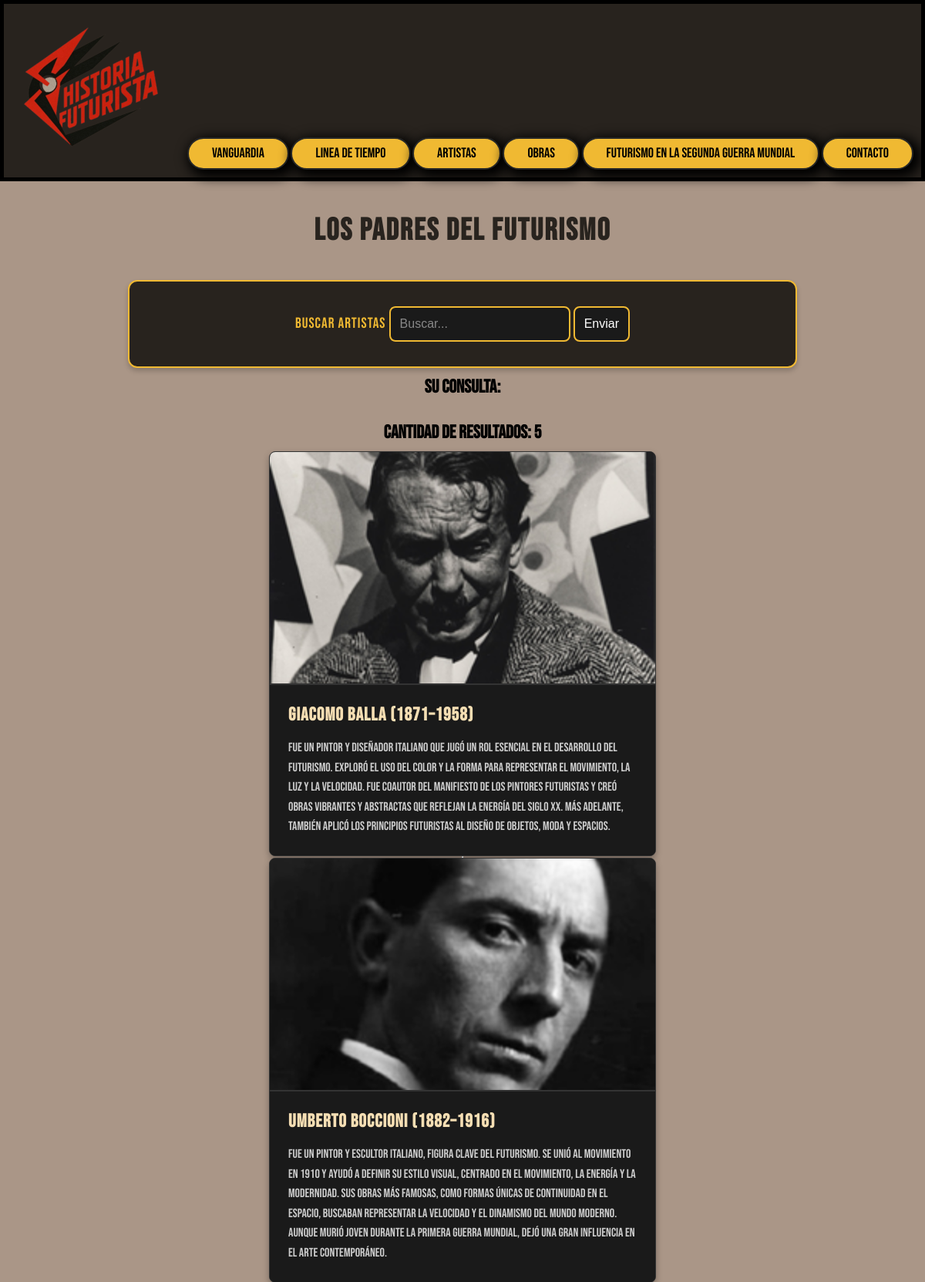
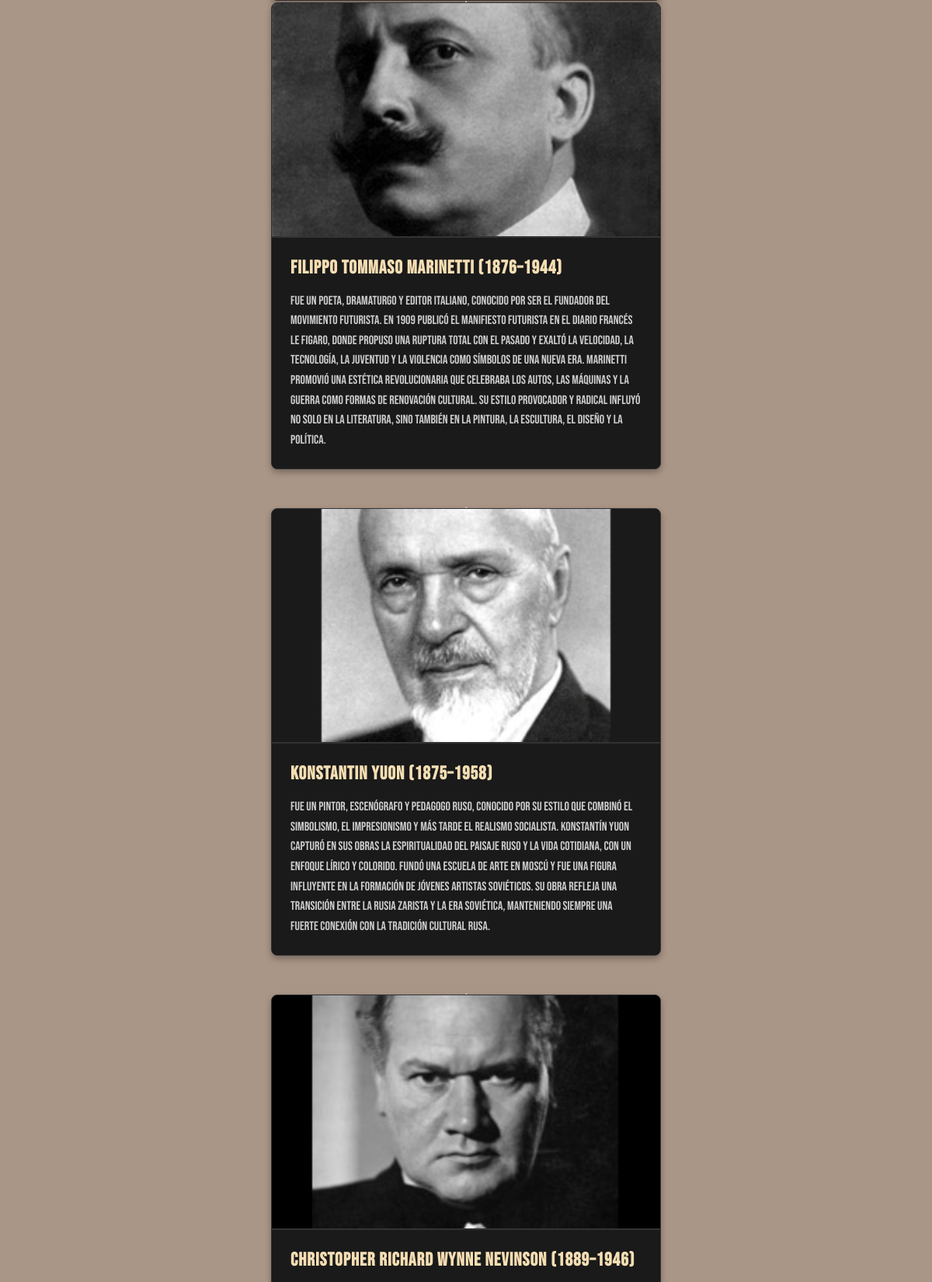
The app's page /resultados.php (upper part) with its own data (2 pictures, top to bottom).
### tables this page shows
CREATE TABLE `artistas` (
  `id` int(8) NOT NULL,
  `nombre` varchar(255) NOT NULL,
  `bio` text NOT NULL
);

### resultados.php (the view, shortened to what this page needs)
<!doctype html>
<html>
<head>
    <link rel="stylesheet" href="estilos.css">
    <link rel="stylesheet"href="https://cdnjs.cloudflare.com/ajax/libs/font-awesome/4.7.0/css/font-awesome.min.css">
    </head>
<body>
    <header>
      <div class="logo">
         <a href="index.html"><img src="img/logo.png"></a>
      </div>
        <nav id="navegador">
          <div class="boton">
               <a href="vanguardia.html">Vanguardia</a>
              </div>
          <div class="boton">
              <a href="linea de tiempo.html">Linea de Tiempo</a>
              </div>
          <div class="boton">
              <a href="artistas.html">Artistas</a>
              </div>
              <div class="boton">
                <a href="obras.html">Obras</a>
                </div>
                <div class="boton">
                  <a href="futu_ww2.html">Futurismo en la segunda guerra mundial</a>
                  </div>
                  <div class="boton">
                    <a href="contacto.html">Contacto</a>
                    </div>
        </nav>
    </header>
  <div class="h2">
    <h2>Los padres del Futurismo</h2>
  </div>
<div class="form">
  <div class="form-group">
  <form action="resultados.php" method="post">
    <label>Buscar Artistas
    <input type="search" name="buscar" placeholder="Buscar..." />
    <input type="submit" value="Enviar">
    </label>
    </form>
  </div>
</div>
	<section>
    <h1 style= "padding: 10px;
    display: flex;
    justify-content: center;
     ">
<?php
	include('conectar.php');
	$buscar = $_POST['buscar'];
  	echo "Su consulta: <em>".$buscar."</em><br>";
	$consulta = mysqli_query($conexion, "SELECT * FROM artistas WHERE nombre LIKE '%$buscar%'");
?>
</h1>
<article style="    width: 60%;
    margin: 0 auto;
    padding: 10px;
    justify-items: center;">
   <h2 style="padding: 10px">
	<p>Cantidad de Resultados:
	<?php
		$nros=mysqli_num_rows($consulta);
		echo $nros;
	?>
	</p>
    </h2>
	<?php
		while($resultados=mysqli_fetch_array($consulta)) {
	?>
    <p>
    <?php
			echo $resultados['bio'] . "";
	?>
    </p>
    <hr/>
    <?php
		}
	?>
</article>
</section>
</body>
</html>

### estilos.css (style rules this page uses)
* { margin: 0; padding: 0; }
body { font-family: "Bebas Neue", sans-serif; font-weight: 400; font-style: normal; }
header { background: #28231e; border: 5px solid #000; }
body { background: #aa9687; }
header { display: flex; align-items: flex-end; justify-content: space-between; padding: 10px; box-sizing: border-box; }
nav a { color: rgb(0, 0, 0); text-decoration: none; margin: 10px; padding: 10px; }
.boton { background-color: #f0b932; font-size: 18px; line-height: 18px; padding: 10px; border-radius: 50px; font-weight: normal; text-decoration: none; font-style: normal; font-variant: normal; text-transform: none; box-shadow: rgb(0, 0, 0) 5px 5px 15px 5px; border: 2px solid rgb(38, 39, 39); display: inline-block; }
.h2 { display: flex; color: rgb(0, 0, 0); justify-content: center; padding: 8px; }
.form { max-width: 800px; margin: auto; border: 1px solid black; padding: 20px; border-radius: 10px; display: flex; justify-content: center; }
.logo { overflow: hidden; }
.artists-row { display: flex; justify-content: space-around; gap: 2rem; margin-bottom: 3rem; }
.artist-card { flex: 1; max-width: 500px; background: #1a1a1a; border-radius: 8px; box-shadow: 0 4px 8px rgba(0,0,0,0.3); overflow: hidden; transition: transform 0.3s ease; border: 1px solid #333; }
.artist-image { width: 100%; height: 300px; overflow: hidden; border-bottom: 2px solid #333; }
.artist-image img { width: 100%; height: 100%; object-fit: cover; transition: transform 0.3s ease; }
.artist-info { padding: 1.5rem; background: #1a1a1a; }
.artist-info h3 { margin: 0 0 1rem 0; color: wheat; font-size: 1.5rem; font-family: 'Bebas Neue', sans-serif; letter-spacing: 1px; }
.artist-info p { margin: 0; color: #ccc; line-height: 1.6; }
.form { max-width: 800px; margin: 0 auto; background: #28231e; padding: 2rem; border-radius: 12px; box-shadow: 0 4px 6px rgba(0, 0, 0, 0.2); border: 2px solid #f0b932; }
.form-group { display: flex; flex-direction: column; gap: 0.5rem; }
.form-group label { font-family: 'Bebas Neue', sans-serif; font-size: 1.2rem; color: #f0b932; letter-spacing: 1px; }
.form-group input, .form-group select, .form-group textarea { padding: 12px; border: 2px solid #f0b932; border-radius: 8px; font-size: 1rem; transition: all 0.3s ease; background-color: #1a1a1a; color: #ffffff; }
.form-group input::placeholder, .form-group textarea::placeholder { color: #888; }
.h2 h2 { color: #28231e; font-size: 2.5rem; text-align: center; margin: 2rem 0; font-family: 'Bebas Neue', sans-serif; letter-spacing: 2px; text-transform: uppercase; }

### records on screen
artistas: bio (picture), bio "Giacomo Balla (1871–1958) Fue un pintor y diseñador italiano que jugó un rol esencial en el desarrollo del Futurismo. Exploró el uso del color y la forma para representar el movimiento, la luz y la velocidad. Fue coautor del Manifiesto de los Pintores Futuristas y creó obras vibrantes y abstractas que reflejan la energía del siglo XX. Más adelante, también aplicó los principios futuristas al diseño de objetos, moda y espacios."
artistas: bio (picture), bio "Umberto Boccioni (1882–1916) Fue un pintor y escultor italiano, figura clave del Futurismo. Se unió al movimiento en 1910 y ayudó a definir su estilo visual, centrado en el movimiento, la energía y la modernidad. Sus obras más famosas, como Formas únicas de continuidad en el espacio, buscaban representar la velocidad y el dinamismo del mundo moderno. Aunque murió joven durante la Primera Guerra Mundial, dejó una gran influencia en el arte contemporáneo."
artistas: bio (picture), bio "Filippo Tommaso Marinetti (1876–1944) Fue un poeta, dramaturgo y editor italiano, conocido por ser el fundador del movimiento futurista. En 1909 publicó el Manifiesto Futurista en el diario francés Le Figaro, donde propuso una ruptura total con el pasado y exaltó la velocidad, la tecnología, la juventud y la violencia como símbolos de una nueva era. Marinetti promovió una estética revolucionaria que celebraba los autos, las máquinas y la guerra como formas de renovación cultural. Su estilo provocador y radical influyó no solo en la literatura, sino también en la pintura, la escultura, el diseño y la política."
artistas: bio (picture), bio "Konstantin Yuon (1875–1958) Fue un pintor, escenógrafo y pedagogo ruso, conocido por su estilo que combinó el simbolismo, el impresionismo y más tarde el realismo socialista. Konstantín Yuon capturó en sus obras la espiritualidad del paisaje ruso y la vida cotidiana, con un enfoque lírico y colorido. Fundó una escuela de arte en Moscú y fue una figura influyente en la formación de jóvenes artistas soviéticos. Su obra refleja una transición entre la Rusia zarista y la era soviética, manteniendo siempre una fuerte conexión con la tradición cultural rusa."
artistas: bio (picture), bio "Christopher Richard Wynne Nevinson (1889–1946)"

### other values on screen
$nros "5"
